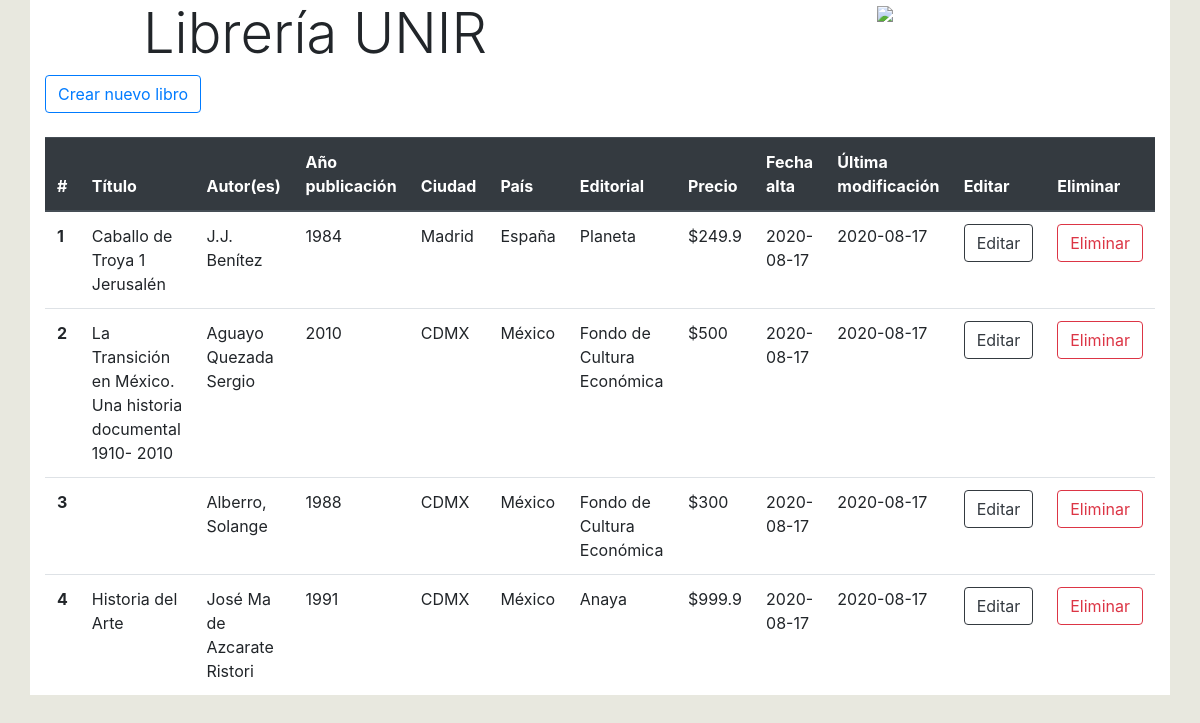
The page / on the database its author committed.
### tables this page shows
CREATE TABLE `libro` (
  `id` int(11) NOT NULL AUTO_INCREMENT,
  `titulo` varchar(255) NOT NULL,
  `autor` varchar(255) NOT NULL,
  `anio_publicacion` int(11) NOT NULL,
  `ciudad` varchar(255) NOT NULL,
  `pais` varchar(255) NOT NULL,
  `editorial` varchar(255) NOT NULL,
  `precio` float NOT NULL,
  `fecha_creacion` date NOT NULL,
  `fecha_modificacion` date NOT NULL,
  PRIMARY KEY (`id`)
);

### controller/libro.controller.php (called while the page is built, shortened)
<?php
require_once 'model/libro.php';
class LibroController{
    public function __CONSTRUCT(){
        $this->model = new Libro();
    }
    public function Index(){
        require_once 'view/header.php';
        require_once 'view/libro/libro.php';
        require_once 'view/footer.php';
    }
}

### model/database.php (called while the page is built)
<?php
class Database
{
    public static function StartUp()
    {
        $pdo = new PDO('mysql:host=localhost;dbname=libreria;charset=utf8', 'root', 'PedroPiedra09*');
        $pdo->setAttribute(PDO::ATTR_ERRMODE, PDO::ERRMODE_EXCEPTION);
        return $pdo;
    }
}

### model/libro.php (called while the page is built, shortened)
<?php
class Libro
{
	private $pdo;
	public function __CONSTRUCT()
	{
		try
		{
			$this->pdo = Database::StartUp();
		}
		catch(Exception $e)
		{
			die($e->getMessage());
		}
	}
	public function Listar()
	{
		try
		{
			$stm = $this->pdo->prepare("SELECT * FROM libro");
			$stm->execute();
			return $stm->fetchAll(PDO::FETCH_OBJ);
		}
		catch(Exception $e)
		{
			die($e->getMessage());
		}
	}
}

### view/libro/libro.php (the view)
<div class="row">
    <div class="col-sm-6">
        <h1 class="page-header display-4 text-center">Librería UNIR</h1>
    </div>
    <div class="col-sm-6 text-center">
        <img src="https://upload.wikimedia.org/wikipedia/commons/thumb/d/df/Logo_UNIR.png/640px-Logo_UNIR.png" width="40%">
    </div>
</div>
<div class="well well-sm">
    <a class="btn btn-outline-primary" href="?entidad=Libro&accion=Crud">Crear nuevo libro</a>
</div>
<br />
<table class="table table-hover">
    <thead class="thead-dark">
        <tr>
            <th scope="col">#</th>
            <th scope="col">Título</th>
            <th scope="col">Autor(es)</th>
            <th scope="col">Año publicación</th>
            <th scope="col">Ciudad</th>
            <th scope="col">País</th>
            <th scope="col">Editorial</th>
            <th scope="col">Precio</th>
            <th scope="col">Fecha alta</th>
            <th scope="col">Última modificación</th>
            <th scope="col">Editar</th>
            <th scope="col">Eliminar</th>
        </tr>
    </thead>
    <tbody>
    <?php
        $contador = 1;
        foreach($this->model->Listar() as $tupla):
    ?>
        <tr>
            <th scope="row"><?php echo $contador++; ?></th>
            <td><?php echo $tupla->titulo; ?></td>
            <td><?php echo $tupla->autor; ?></td>
            <td><?php echo $tupla->anio_publicacion; ?></td>
            <td><?php echo $tupla->ciudad; ?></td>
            <td><?php echo $tupla->pais; ?></td>
            <td><?php echo $tupla->editorial; ?></td>
            <td>$<?php echo $tupla->precio; ?></td>
            <td><?php echo $tupla->fecha_creacion; ?></td>
            <td><?php echo $tupla->fecha_modificacion; ?></td>
            <td>
                <a class="btn btn-outline-dark" href="?entidad=Libro&accion=Crud&id=<?php echo $tupla->id; ?>">Editar</a>
            </td>
            <td>
                <a class="btn btn-outline-danger" onclick="javascript:return confirm('¿Seguro de eliminar este registro?');" href="?entidad=Libro&accion=Eliminar&id=<?php echo $tupla->id; ?>">Eliminar</a>
            </td>
        </tr>
    <?php endforeach; ?>
    </tbody>
</table>

### rows shown on the page
libro: titulo "Caballo de Troya 1 Jerusalén", autor "J.J. Benítez", anio_publicacion "1984", ciudad "Madrid", pais "España", editorial "Planeta", precio "249.9", fecha_creacion "2020-08-17", fecha_modificacion "2020-08-17"
libro: titulo "La Transición en México. Una historia documental 1910- 2010", autor "Aguayo Quezada Sergio", anio_publicacion "2010", ciudad "CDMX", pais "México", editorial "Fondo de Cultura Económica", precio "500", fecha_creacion "2020-08-17", fecha_modificacion "2020-08-17"
libro: autor "Alberro, Solange", anio_publicacion "1988", ciudad "CDMX", pais "México", editorial "Fondo de Cultura Económica", precio "300", fecha_creacion "2020-08-17", fecha_modificacion "2020-08-17"
libro: titulo "Historia del Arte", autor "José Ma de Azcarate Ristori", anio_publicacion "1991", ciudad "CDMX", pais "México", editorial "Anaya", precio "999.9", fecha_creacion "2020-08-17", fecha_modificacion "2020-08-17"
